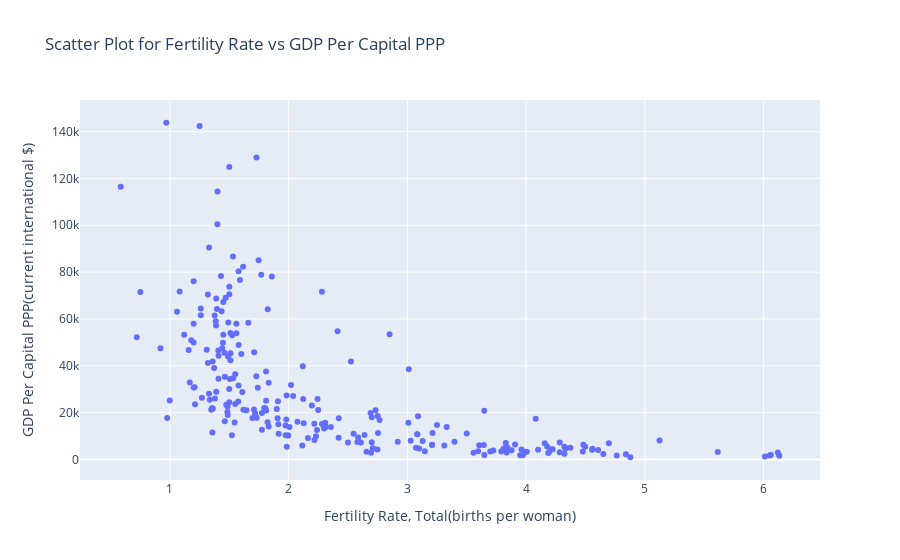

Notebook code for this chart:
### Code cell
# Plot the scatter plot for Fertility Rate against GDP per capita PPP
fig = px.scatter(combined_df, x='2023_fertility_rate', y='2023_gdp_ppp', hover_name='Country Name', 
                 title='Scatter Plot for Fertility Rate vs GDP Per Capital PPP',
                 labels={
                     "2023_fertility_rate": "Fertility Rate, Total(births per woman)",
                     "2023_gdp_ppp": "GDP Per Capital PPP(current international $)"
                 })
fig.show()

### Figure 1 — Plotly figure (JSON) as saved in the notebook; plotly's stock layout.template omitted (floating-point values rounded to 4 significant figures; data arrays with more than 128 entries replaced by an {"elided": "..."} marker saying what was removed)
{"data": [{"hovertemplate": "<b>%{hovertext}</b><br><br>Fertility Rate, Total(births per woman)=%{x}<br>GDP Per Capital PPP(current international $)=%{y}<extra></extra>", "hovertext": {"elided": "266 str values"}, "legendgroup": "", "marker": {"color": "#636efa", "symbol": "circle"}, "mode": "markers", "name": "", "orientation": "v", "showlegend": false, "type": "scatter", "x": {"elided": "266 float values"}, "xaxis": "x", "y": {"elided": "266 float values"}, "yaxis": "y"}], "layout": {"legend": {"tracegroupgap": 0}, "title": {"text": "Scatter Plot for Fertility Rate vs GDP Per Capital PPP"}, "xaxis": {"anchor": "y", "domain": [0, 1], "title": {"text": "Fertility Rate, Total(births per woman)"}}, "yaxis": {"anchor": "x", "domain": [0, 1], "title": {"text": "GDP Per Capital PPP(current international $)"}}}}
